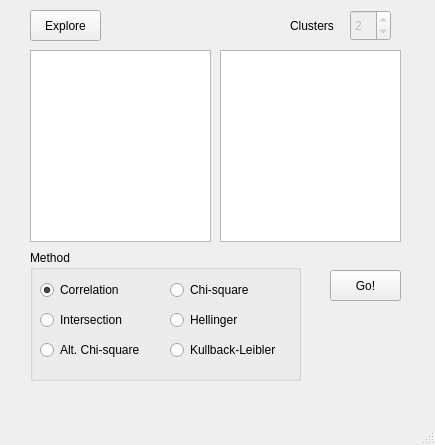
<?xml version="1.0" encoding="UTF-8"?>
<ui version="4.0">
 <class>hina_ui</class>
 <widget class="QMainWindow" name="hina_ui">
  <property name="geometry">
   <rect>
    <x>0</x>
    <y>0</y>
    <width>435</width>
    <height>445</height>
   </rect>
  </property>
  <property name="windowTitle">
   <string>Hina</string>
  </property>
  <widget class="QWidget" name="centralwidget">
   <widget class="QPushButton" name="buttonExplore">
    <property name="geometry">
     <rect>
      <x>30</x>
      <y>10</y>
      <width>71</width>
      <height>31</height>
     </rect>
    </property>
    <property name="text">
     <string>Explore</string>
    </property>
   </widget>
   <widget class="QListWidget" name="listWidget">
    <property name="geometry">
     <rect>
      <x>30</x>
      <y>50</y>
      <width>181</width>
      <height>192</height>
     </rect>
    </property>
   </widget>
   <widget class="QPushButton" name="buttonGo">
    <property name="geometry">
     <rect>
      <x>330</x>
      <y>270</y>
      <width>71</width>
      <height>31</height>
     </rect>
    </property>
    <property name="text">
     <string>Go!</string>
    </property>
   </widget>
   <widget class="QListWidget" name="listWidgetResult">
    <property name="geometry">
     <rect>
      <x>220</x>
      <y>50</y>
      <width>181</width>
      <height>192</height>
     </rect>
    </property>
   </widget>
   <widget class="QLabel" name="label">
    <property name="geometry">
     <rect>
      <x>290</x>
      <y>10</y>
      <width>58</width>
      <height>31</height>
     </rect>
    </property>
    <property name="text">
     <string>Clusters</string>
    </property>
   </widget>
   <widget class="QGroupBox" name="groupBox">
    <property name="geometry">
     <rect>
      <x>30</x>
      <y>250</y>
      <width>271</width>
      <height>131</height>
     </rect>
    </property>
    <property name="title">
     <string>Method</string>
    </property>
    <widget class="QRadioButton" name="radioButton_0">
     <property name="geometry">
      <rect>
       <x>10</x>
       <y>30</y>
       <width>99</width>
       <height>20</height>
      </rect>
     </property>
     <property name="text">
      <string>Correlation</string>
     </property>
     <property name="checked">
      <bool>true</bool>
     </property>
    </widget>
    <widget class="QRadioButton" name="radioButton_1">
     <property name="geometry">
      <rect>
       <x>140</x>
       <y>30</y>
       <width>99</width>
       <height>20</height>
      </rect>
     </property>
     <property name="text">
      <string>Chi-square</string>
     </property>
    </widget>
    <widget class="QRadioButton" name="radioButton_2">
     <property name="geometry">
      <rect>
       <x>10</x>
       <y>60</y>
       <width>99</width>
       <height>20</height>
      </rect>
     </property>
     <property name="text">
      <string>Intersection</string>
     </property>
    </widget>
    <widget class="QRadioButton" name="radioButton_3">
     <property name="geometry">
      <rect>
       <x>140</x>
       <y>60</y>
       <width>99</width>
       <height>20</height>
      </rect>
     </property>
     <property name="text">
      <string>Hellinger</string>
     </property>
    </widget>
    <widget class="QRadioButton" name="radioButton_4">
     <property name="geometry">
      <rect>
       <x>10</x>
       <y>90</y>
       <width>121</width>
       <height>20</height>
      </rect>
     </property>
     <property name="text">
      <string>Alt. Chi-square</string>
     </property>
    </widget>
    <widget class="QRadioButton" name="radioButton_5">
     <property name="geometry">
      <rect>
       <x>140</x>
       <y>90</y>
       <width>121</width>
       <height>20</height>
      </rect>
     </property>
     <property name="text">
      <string>Kullback-Leibler</string>
     </property>
    </widget>
   </widget>
   <widget class="QSpinBox" name="spinBoxCluster">
    <property name="enabled">
     <bool>false</bool>
    </property>
    <property name="geometry">
     <rect>
      <x>350</x>
      <y>10</y>
      <width>41</width>
      <height>31</height>
     </rect>
    </property>
    <property name="minimum">
     <number>1</number>
    </property>
    <property name="value">
     <number>2</number>
    </property>
   </widget>
  </widget>
  <widget class="QMenuBar" name="menubar">
   <property name="geometry">
    <rect>
     <x>0</x>
     <y>0</y>
     <width>435</width>
     <height>24</height>
    </rect>
   </property>
  </widget>
  <widget class="QStatusBar" name="statusbar"/>
 </widget>
 <resources/>
 <connections/>
</ui>
